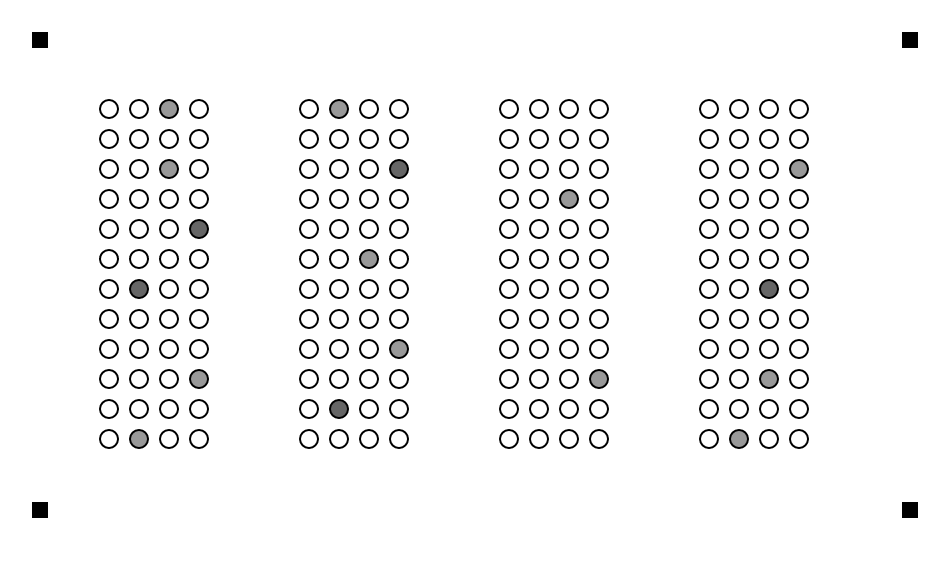
#> input picture img2.png, 946 x 570 px
$ python contours_example.py   (older library calls are emulated)
#> lines starting #> are read from the running program, lines starting #| are printed output that depends on the picture; after the words box and inside, x2 and y2 are one past the last pixel; in counts of white or black regions, pixels touching at a corner belong together
import cv2
import numpy as np
from matplotlib import pyplot as plt

img = cv2.imread('img2.png')
#> img is the input picture: shape (570, 946, 3); min 0, max 255, mean 243.7
imgray = cv2.cvtColor(img, cv2.COLOR_BGR2GRAY)
# or
# imgray = cv2.imread('img1.png', cv2.IMREAD_GRAYSCALE)

ret, thresh = cv2.threshold(imgray, 127, 255, 0)
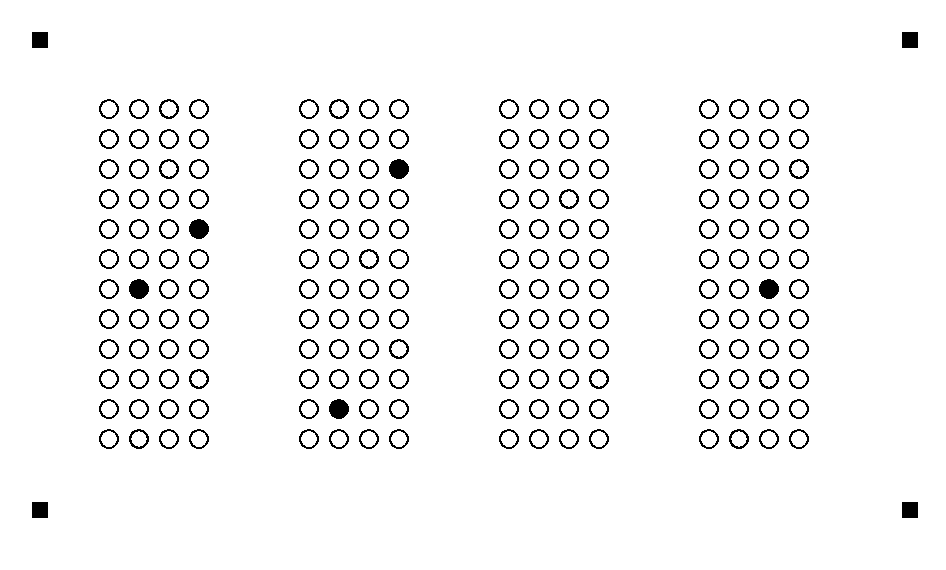
#> thresh: shape (570, 946); 95.5% white; black in thin lines or dots, all inside (x1, y1, x2, y2) = (32, 32, 918, 518)
'''there are three arguments in cv2.findContours() function,
first one is source image, second is contour retrieval mode, third is contour approximation method'''
image, contours, hierarchy = cv2.findContours(thresh, cv2.RETR_TREE, cv2.CHAIN_APPROX_SIMPLE)
#> contours = 384 contours; largest, box (x1, y1, x2, y2) and area: (0, 0, 946, 570) 537705, (788, 248, 810, 270) 340, (758, 248, 780, 270) 340, (728, 248, 750, 270) 340, (698, 248, 720, 270) 340

print(contours)
#> (printed output is left out)

'''first argument is source image, second argument is the contours which should be passed as a Python list,
third argument is index of contours (useful when drawing individual contour.
 To draw all contours, pass -1) and remaining arguments are color, thickness etc.'''
# For all contours
img = cv2.drawContours(img, contours, -1, (0, 255, 0), 1)
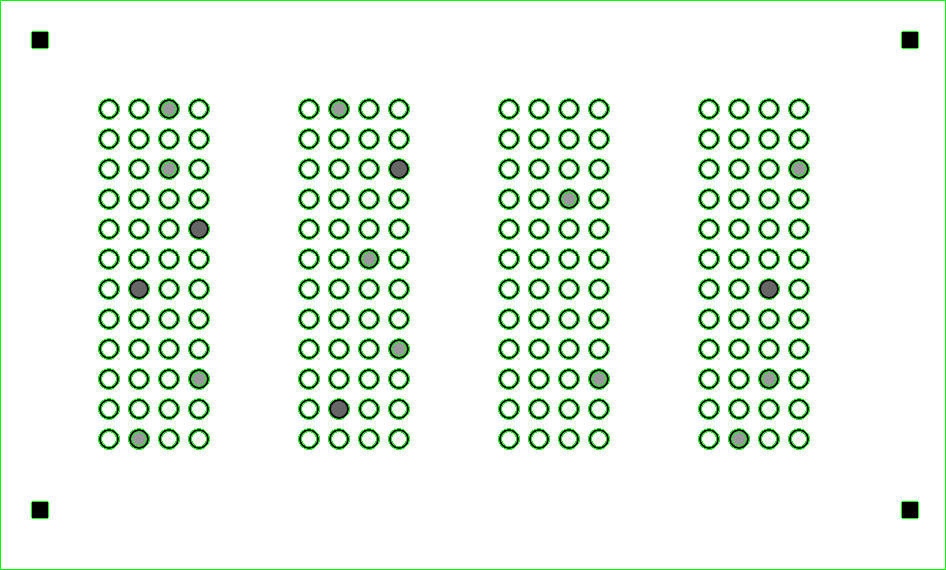
#> img: shape (570, 946, 3); 4.19% of pixels changed, all inside (x1, y1, x2, y2) = (0, 0, 946, 570)
# [9 lines of commented-out code are left out]

plt.imshow(img)
plt.xticks([]), plt.yticks([])  # to hide tick values on X and Y axis
plt.plot([200,300,400],[100,200,300],'c', linewidth=5)
plt.show()
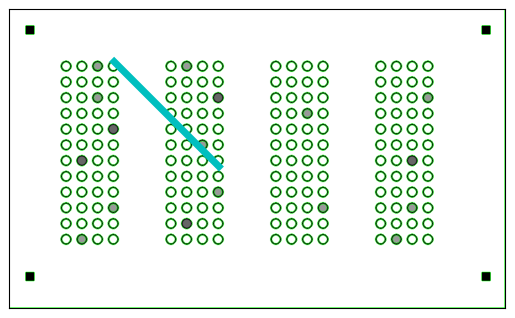
#> figure drawn by matplotlib, 1 panel
